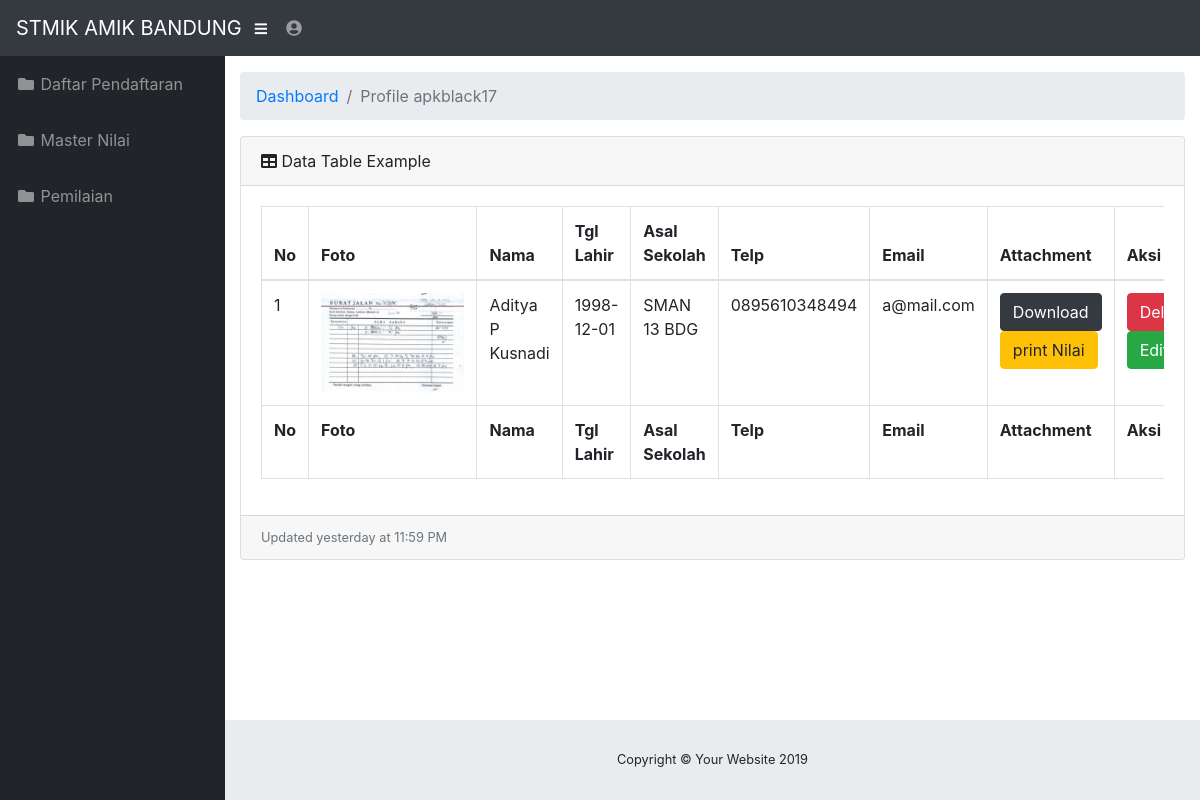
The page /indexAdmin.php (signed in) on the database its author committed.
### tables this page shows
CREATE TABLE `mahasiswa` (
  `id_mhs` int(11) NOT NULL AUTO_INCREMENT,
  `id_users` int(30) DEFAULT NULL,
  `id_bd` int(30) DEFAULT NULL,
  `id_nilai` int(30) DEFAULT NULL,
  `nama` char(30) DEFAULT NULL,
  `alamat` text,
  `telp` char(30) DEFAULT NULL,
  `usia` date DEFAULT NULL,
  `email` char(30) DEFAULT NULL,
  `asal_sekolah` char(35) DEFAULT NULL,
  `foto_mhs` char(60) DEFAULT NULL,
  `suket` char(60) DEFAULT NULL,
  `cv` char(60) DEFAULT NULL,
  PRIMARY KEY (`id_mhs`)
);

### function.php (called while the page is built, shortened)
<?php
    require 'koneksi.php';
    function query($query){
        global $konek;
        $result = mysqli_query($konek,$query);
        $rows = [];
        while ($row = mysqli_fetch_assoc($result)) {
            $rows[]= $row;
        }
        return $rows;
    }

### indexAdmin.php (the view, shortened to what this page needs)
<?php
require "function.php";
$data = query("SELECT * FROM mahasiswa mh LEFT JOIN users us ON (mh.id_users=us.id_users)WHERE us.type='0'");
?>
<!DOCTYPE html>
<html lang="en">
<head>
  <link href="vendor/fontawesome-free/css/all.min.css" rel="stylesheet" type="text/css">
  <link href="vendor/datatables/dataTables.bootstrap4.css" rel="stylesheet">
  <link href="css/sb-admin.css" rel="stylesheet">
</head>
<body id="page-top">
  <nav class="navbar navbar-expand navbar-dark bg-dark static-top">
    <a class="navbar-brand mr-1" href="#">STMIK AMIK BANDUNG</a>
    <button class="btn btn-link btn-sm text-white order-1 order-sm-0" id="sidebarToggle" href="#">
      <i class="fas fa-bars"></i>
    </button>
    <ul class="navbar-nav ml-auto ml-md-0">
      <li class="nav-item dropdown no-arrow">
        <a class="nav-link dropdown-toggle" href="#" id="userDropdown" role="button" data-toggle="dropdown" aria-haspopup="true" aria-expanded="false">
          <i class="fas fa-user-circle fa-fw"></i>
        </a>
      </li>
    </ul>
  </nav>
  <div id="wrapper">
    <ul class="sidebar navbar-nav">
      <li class="nav-item">
        <a class="nav-link" href="indexAdmin.php">
          <i class="fas fa-fw fa-folder"></i>
          <span>Daftar Pendaftaran</span>
        </a>
      </li>
      <li class="nav-item">
        <a class="nav-link" href="masterNilai.php">
          <i class="fas fa-fw fa-folder"></i>
          <span>Master Nilai</span>
        </a>
      </li>
			<li class="nav-item">
        <a class="nav-link" href="daftarnilai.php">
          <i class="fas fa-fw fa-folder"></i>
          <span>Pemilaian</span>
        </a>
      </li>
    </ul>
    <div id="content-wrapper">
      <div class="container-fluid">
        <ol class="breadcrumb">
          <li class="breadcrumb-item">
            <a href="index.html">Dashboard</a>
          </li>
          <li class="breadcrumb-item active">Profile <?= $_SESSION["username"]; ?></li>
        </ol>
        <div class="card mb-3">
          <div class="card-header">
            <i class="fas fa-table"></i>
            Data Table Example</div>
          <div class="card-body">
            <div class="table-responsive">
              <table class="table table-bordered" id="dataTable" width="100%" cellspacing="0">
                <thead>
                  <tr>
                    <th>No</th>
                    <th>Foto</th>
                    <th>Nama</th>
                    <th>Tgl Lahir</th>
                    <th>Asal Sekolah</th>
                    <th>Telp</th>
                    <th>Email</th>
                    <th>Attachment</th>
                    <th>Aksi</th>
                  </tr>
                </thead>
                <tfoot>
                  <tr>
                  <th>No</th>
                    <th>Foto</th>
                    <th>Nama</th>
                    <th>Tgl Lahir</th>
                    <th>Asal Sekolah</th>
                    <th>Telp</th>
                    <th>Email</th>
                    <th>Attachment</th>
                    <th>Aksi</th>
                  </tr>
                </tfoot>
                <tbody>
                    <?php $i=1; ?>
                    <?php foreach($data as $data): ?>
									<tr>
                    <td><?= $i; ?></td>
                    <td><img src="image/<?= $data['foto_mhs']; ?>" alt="" style="height:100px;weight:100px;"></td>
                    <td><?= $data["nama"]; ?></td>
                    <td><?= $data["usia"]; ?></td>
                    <td><?= $data["asal_sekolah"] ?></td>
                    <td><?= $data["telp"]?></td>
                    <td><?= $data["email"]?></td>
                    <td><a href="#" class="btn btn-dark" data-toggle="modal" data-target='#downloadData<?= $i; ?>'>Download</a>
										<a href="printNilai.php?idmhs=<?= $data['id_mhs']?>" class="btn btn-warning">print Nilai</a>
										</td>
                    <td><a href="proses_admin.php?act=delete&id=<?= $data['id_mhs']; ?>" class="btn btn-danger" onclick="return confirm('Yakin Hapus!');">Delete</a> <a href="#" class="btn btn-success" data-toggle="modal" data-target="#editPendaftaran<?= $i ?>">Edit</a></td>
										</tr>
                    <?php $i++ ?>
                    <?php endforeach; ?>
                </tbody>
              </table>
            </div>
          </div>
          <div class="card-footer small text-muted">Updated yesterday at 11:59 PM</div>
        </div>
      <footer class="sticky-footer">
        <div class="container my-auto">
          <div class="copyright text-center my-auto">
            <span>Copyright © Your Website 2019</span>
          </div>
        </div>
      </footer>
    </div>
  </div>
</body>
</html>

### rows shown on the page
mahasiswa: foto_mhs (picture), nama "Aditya P Kusnadi", usia "1998-12-01", asal_sekolah "SMAN 13 BDG", telp "0895610348494", email "a@mail.com"

### other values the page prints
$_SESSION["username"] "apkblack17"
